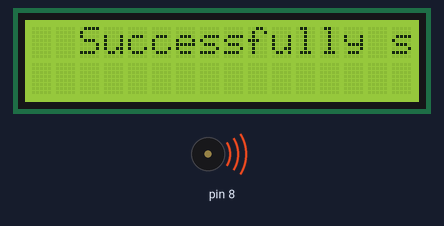
Bench run of a sketch on a simulated Arduino Uno, built with avr-gcc and run on an emulated ATmega328P. On the bench: 16×2 character LCD, buzzer (waves = sounding). The modem accepts every AT command (registered, SIM ready, sends succeed) and sends nothing else.

Above: at 25.6 s.
At 52.7 s:
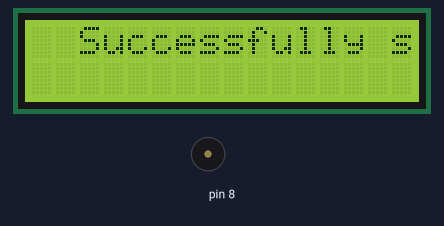
Timing chart, 0 to 54.2 s (numbered marks = the images above):
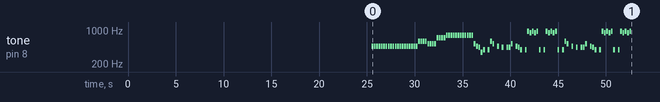

The sketch:

send_code.ino
```cpp
#define NOTE_B0  31
#define NOTE_C1  33
#define NOTE_CS1 35
#define NOTE_D1  37
#define NOTE_DS1 39
#define NOTE_E1  41
#define NOTE_F1  44
#define NOTE_FS1 46
#define NOTE_G1  49
#define NOTE_GS1 52
#define NOTE_A1  55
#define NOTE_AS1 58
#define NOTE_B1  62
#define NOTE_C2  65
#define NOTE_CS2 69
#define NOTE_D2  73
#define NOTE_DS2 78
#define NOTE_E2  82
#define NOTE_F2  87
#define NOTE_FS2 93
#define NOTE_G2  98
#define NOTE_GS2 104
#define NOTE_A2  110
#define NOTE_AS2 117
#define NOTE_B2  123
#define NOTE_C3  131
#define NOTE_CS3 139
#define NOTE_D3  147
#define NOTE_DS3 156
#define NOTE_E3  165
#define NOTE_F3  175
#define NOTE_FS3 185
#define NOTE_G3  196
#define NOTE_GS3 208
#define NOTE_A3  220
#define NOTE_AS3 233
#define NOTE_B3  247
#define NOTE_C4  262
#define NOTE_CS4 277
#define NOTE_D4  294
#define NOTE_DS4 311
#define NOTE_E4  330
#define NOTE_F4  349
#define NOTE_FS4 370
#define NOTE_G4  392
#define NOTE_GS4 415
#define NOTE_A4  440
#define NOTE_AS4 466
#define NOTE_B4  494
#define NOTE_C5  523
#define NOTE_CS5 554
#define NOTE_D5  587
#define NOTE_DS5 622
#define NOTE_E5  659
#define NOTE_F5  698
#define NOTE_FS5 740
#define NOTE_G5  784
#define NOTE_GS5 831
#define NOTE_A5  880
#define NOTE_AS5 932
#define NOTE_B5  988
#define NOTE_C6  1047
#define NOTE_CS6 1109
#define NOTE_D6  1175
#define NOTE_DS6 1245
#define NOTE_E6  1319
#define NOTE_F6  1397
#define NOTE_FS6 1480
#define NOTE_G6  1568
#define NOTE_GS6 1661
#define NOTE_A6  1760
#define NOTE_AS6 1865
#define NOTE_B6  1976
#define NOTE_C7  2093
#define NOTE_CS7 2217
#define NOTE_D7  2349
#define NOTE_DS7 2489
#define NOTE_E7  2637
#define NOTE_F7  2794
#define NOTE_FS7 2960
#define NOTE_G7  3136
#define NOTE_GS7 3322
#define NOTE_A7  3520
#define NOTE_AS7 3729
#define NOTE_B7  3951
#define NOTE_C8  4186
#define NOTE_CS8 4435
#define NOTE_D8  4699
#define NOTE_DS8 4978

#include <SoftwareSerial.h>
#include <LiquidCrystal.h>
// Create an LCD object. Parameters: (RS, E, D4, D5, D6, D7):
LiquidCrystal lcd = LiquidCrystal(7,9,10,11,12,13);
// Configure software serial port
SoftwareSerial SIM900(3,4);

void setup() {
  // Arduino communicates with SIM900 GSM shield at a baud rate of 19200
  // Make sure that corresponds to the baud rate of your module
  SIM900.begin(19200);
  lcd.begin(16, 2);
  // Give time to your GSM shield log on to network
  delay(20000);

  // Send the SMS
  if(!sendSMS()){
    // Set the cursor on the third column and the first row, counting starts at 0:
    lcd.setCursor(2, 0);
    // Print the string 'Hello World!':
    lcd.print("Successfully send data!");
    sound();
  }
  else{
    // Set the cursor on the third column and the first row, counting starts at 0:
    lcd.setCursor(2, 0);
    // Print the string 'Hello World!':
    lcd.print("Unsuccessful!");
  }
}

void loop() {

}

bool sendSMS() {
  // AT command to set SIM900 to SMS mode
  SIM900.print("AT+CMGF=1\r");
  delay(100);

  // REPLACE THE X's WITH THE RECIPIENT'S MOBILE NUMBER
  // USE INTERNATIONAL FORMAT CODE FOR MOBILE NUMBERS
  SIM900.println("AT+CMGS=\"+9779808874501\"");
  delay(100);

  // REPLACE WITH YOUR OWN SMS MESSAGE CONTENT
  SIM900.println("Message example from Arduino Uno.");
  delay(100);

  // End AT command with a ^Z, ASCII code 26
  SIM900.println((char)26);
  delay(100);
  SIM900.println();
  // Give module time to send SMS
  delay(5000);
}


int melody[] = {
  NOTE_AS4, NOTE_AS4, NOTE_AS4, NOTE_AS4,
  NOTE_AS4, NOTE_AS4, NOTE_AS4, NOTE_AS4,
  NOTE_AS4, NOTE_AS4, NOTE_AS4, NOTE_AS4,
  NOTE_AS4, NOTE_AS4, NOTE_AS4, NOTE_AS4,
  NOTE_AS4, NOTE_AS4, NOTE_AS4, NOTE_AS4,
  NOTE_D5, NOTE_D5, NOTE_D5, NOTE_D5,
  NOTE_C5, NOTE_C5, NOTE_C5, NOTE_C5,
  NOTE_F5, NOTE_F5, NOTE_F5, NOTE_F5,
  NOTE_G5, NOTE_G5, NOTE_G5, NOTE_G5,
  NOTE_G5, NOTE_G5, NOTE_G5, NOTE_G5,
  NOTE_G5, NOTE_G5, NOTE_G5, NOTE_G5,
  NOTE_C5, NOTE_AS4, NOTE_A4, NOTE_F4,
  NOTE_G4, 0, NOTE_G4, NOTE_D5,
  NOTE_C5, 0, NOTE_AS4, 0,
  NOTE_A4, 0, NOTE_A4, NOTE_A4,
  NOTE_C5, 0, NOTE_AS4, NOTE_A4,
  NOTE_G4,0, NOTE_G4, NOTE_AS5,
  NOTE_A5, NOTE_AS5, NOTE_A5, NOTE_AS5,
  NOTE_G4,0, NOTE_G4, NOTE_AS5,
  NOTE_A5, NOTE_AS5, NOTE_A5, NOTE_AS5,
  NOTE_G4, 0, NOTE_G4, NOTE_D5,
  NOTE_C5, 0, NOTE_AS4, 0,
  NOTE_A4, 0, NOTE_A4, NOTE_A4,
  NOTE_C5, 0, NOTE_AS4, NOTE_A4,
  NOTE_G4,0, NOTE_G4, NOTE_AS5,
  NOTE_A5, NOTE_AS5, NOTE_A5, NOTE_AS5,
  NOTE_G4,0, NOTE_G4, NOTE_AS5,
  NOTE_A5, NOTE_AS5, NOTE_A5, NOTE_AS5
 };

// note durations: 4 = quarter note, 8 = eighth note, etc.:
int noteDurations[] = {
  4,4,4,4,
  4,4,4,4,
  4,4,4,4,
  4,4,4,4,
  4,4,4,4,
  4,4,4,4,
  4,4,4,4,
  4,4,4,4,
  4,4,4,4,
  4,4,4,4,
  4,4,4,4,
  4,4,4,4,
  4,4,4,4,
  4,4,4,4,
  4,4,4,4,
  4,4,4,4,
  4,4,4,4,
  4,4,4,4,
  4,4,4,4,
  4,4,4,4,
  4,4,4,4,
  4,4,4,4,
  4,4,4,4,
  4,4,4,4,
  4,4,4,4,
  4,4,4,4,
  4,4,4,4,
  4,4,4,4,
  };

void sound() {
  for (int thisNote = 0; thisNote < 112; thisNote++) {

    int noteDuration = 750 / noteDurations[thisNote];
    tone(8, melody[thisNote], noteDuration);

    int pauseBetweenNotes = noteDuration * 1.30;
    delay(pauseBetweenNotes);

    noTone(8);
  }
}
```
